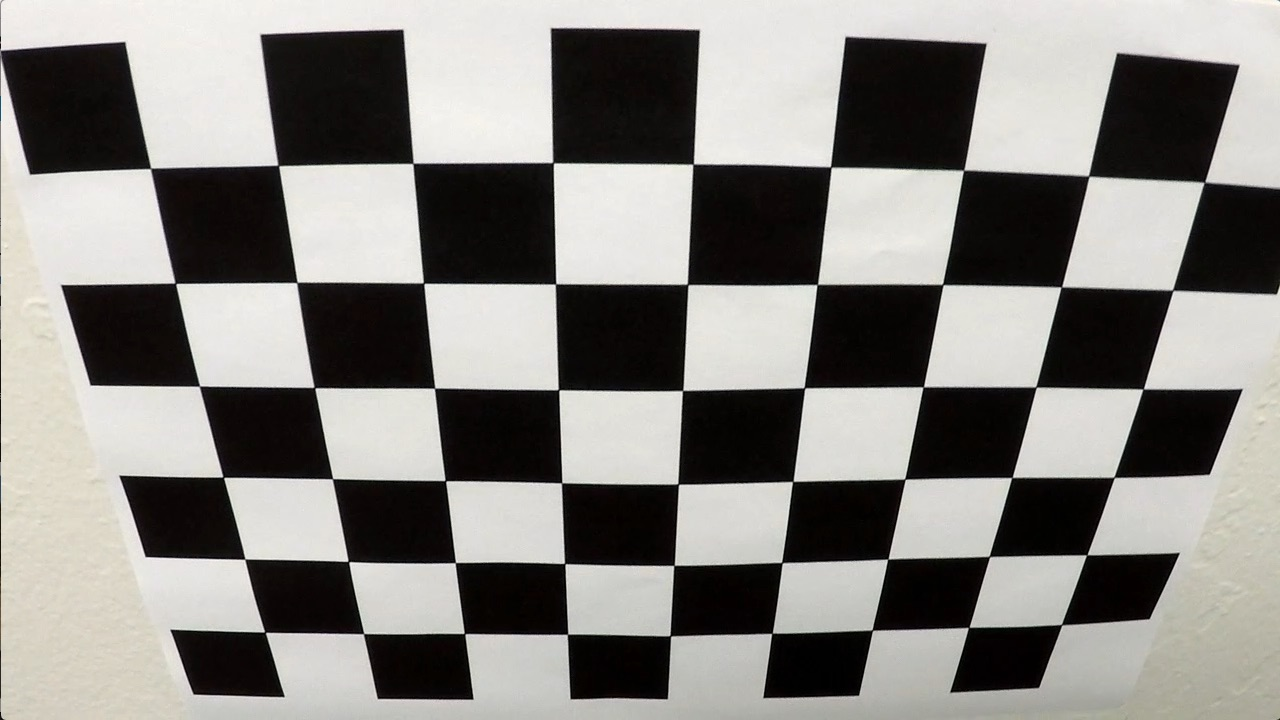
#> input picture Term-1_Projects/Project_4/camera_cal/calibration2.jpg, 1280 x 720 px
$ jupyter execute --allow-errors AdvLaneFinding_2.ipynb   (shell and % lines are left out)   (older library calls are emulated)
#> lines starting #> are read from the running program, lines starting #| are printed output that depends on the picture
### Project 4 - Advance Lane Finding

Objective: Create a software pipeline to identify the lane boundaries in a video

Steps:
1. Compute the camera calibration matrix and distortion coefficients given a set of chessboard images.
2. Apply a distortion correction to raw images.
3. Use color transforms, gradients, etc., to create a thresholded binary image.
4. Apply a perspective transform to rectify binary image ("birds-eye view").
5. Detect lane pixels and fit to find the lane boundary.
6. Determine the curvature of the lane and vehicle position with respect to center.
7. Warp the detected lane boundaries back onto the original image.
8. Output visual display of the lane boundaries and numerical estimation of lane curvature and vehicle position.

Images folder for camera calibration: camera_cal
<br> Images folder for testing pipeline on single frames: test_images
<br> Video for processing: project_video.mp4

Version 2: Single file - completed curve projection image and curvature text

[cell 1]
import numpy as np
import cv2
import matplotlib.pyplot as plt
import matplotlib.image as mpimg

# Display image for testing
img = mpimg.imread('./camera_cal/calibration2.jpg')
#> img is the input picture: shape (720, 1280, 3); mean R, G, B 134.4, 132.4, 128.5
plt.imshow(img)

[cell 2]
# Array to hold object points and image points from all the calibration images
objpoints = []                                              #3D points for real world space
imgpoints = []                                              #2D points for image plane

objp = np.zeros((6*9,3), np.float32)                        # Prepare object points - all zeros
objp[:,:2] = np.mgrid[0:9,0:6].T.reshape(-1,2)              # x,y coordinates

gray = cv2.cvtColor(img,cv2.COLOR_BGR2GRAY)                 # Convert image to gray scale

ret, corners = cv2.findChessboardCorners(gray,(9,6),None)   # Find the chessboard corners from image
#> ret = True; corners = 54 rows, first 8: [150.6, 168.4], [278.3, 165.4], [412.9, 163.4], [553, 162.6], [693.2, 164.2], [830.6, 166.9], [963.5, 170.4], [1088.6, 176.1]

#> (the rest of this cell did not finish here and is left out)

[cell 3]
import glob
#%matplotlib qt

calImages = glob.glob('./camera_cal/calibration*.jpg')          # Read in a bunch of sequential images

objpoints = []                                                  # 3D points for real world space
imgpoints = []                                                  # 2D points for image plane

objp = np.zeros((6*9,3), np.float32)                            # Prepare object points - all zeros
objp[:,:2] = np.mgrid[0:9,0:6].T.reshape(-1,2)                  # x,y coordinates

for fname in calImages:
    img = mpimg.imread(fname)
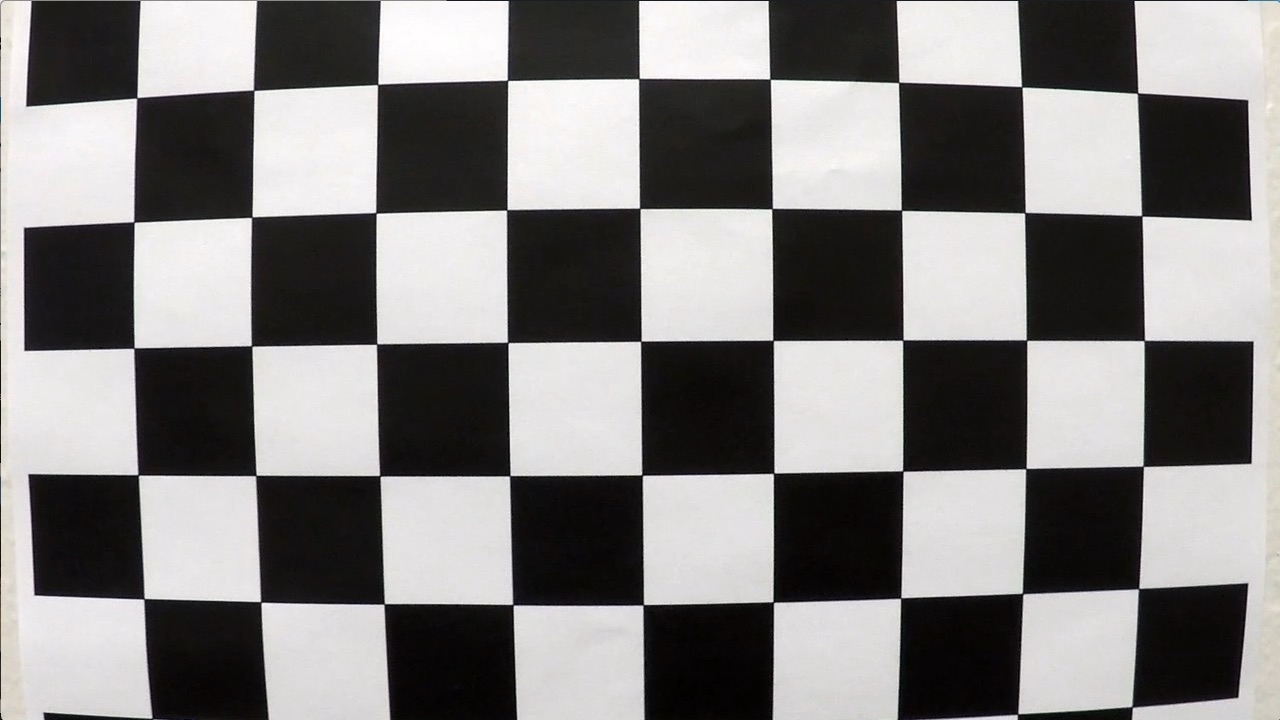
#> input picture Term-1_Projects/Project_4/camera_cal/calibration1.jpg, 1280 x 720 px
#> img is the input picture: shape (720, 1280, 3); mean R, G, B 130.1, 128.4, 127.8
    gray = cv2.cvtColor(img,cv2.COLOR_BGR2GRAY)                 # Convert image to gray scale
    ret, corners = cv2.findChessboardCorners(gray,(9,6),None)   # Find the chessboard corners from image
#> ret = False; corners = None
    if ret == True:                                             # If corners are found
        imgpoints.append(corners)
        objpoints.append(objp)
#        img = cv2.drawChessboardCorners(img, (9,6), corners, ret)
#        plt.imshow(img)

# Determine parameters for camera calibration
ret, mtx, dist, rvecs, tvecs = cv2.calibrateCamera(objpoints, imgpoints, gray.shape[::-1], None, None)

print("Camera Distortion Parameters Acquired")

[cell 4]
# Test camera parameters for distortion on an test image
imgdist = mpimg.imread('./test_images/straight_lines1.jpg')
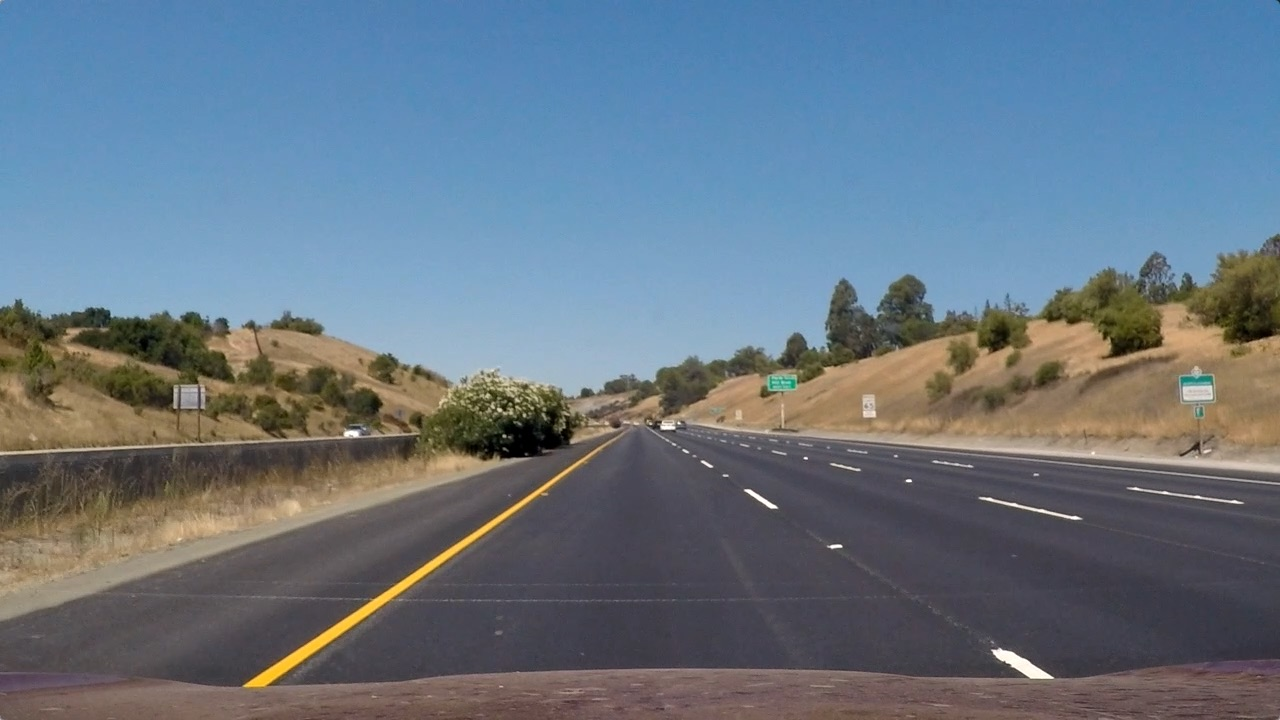
#> input picture Term-1_Projects/Project_4/test_images/straight_lines1.jpg, 1280 x 720 px
#> imgdist is the input picture: shape (720, 1280, 3); mean R, G, B 103.2, 117.7, 131.2

# Destination image - undistort input image
dst = cv2.undistort(imgdist, mtx, dist, None, mtx)
#cv2.imwrite('./test_images/straight_lines1_undist.jpg',dst)

f, (ax1, ax2) = plt.subplots(1, 2, figsize=(20,10))
ax1.imshow(imgdist)
ax1.set_title('Original Image', fontsize=20)
ax2.imshow(dst)
ax2.set_title('Undistorted Image', fontsize=20)

[cell 5]
thresh = (180, 255)
gray = cv2.cvtColor(dst, cv2.COLOR_RGB2GRAY)                  # Grayscale conversion of undistorted image
binary = np.zeros_like(gray)                                  # Binary of grayscale
binary[(gray > thresh[0]) & (gray <= thresh[1])] = 1

f, (ax1, ax2, ax3) = plt.subplots(1, 3, figsize=(20,10))
ax1.imshow(dst)
ax1.set_title('Undistorted Image', fontsize=15)

ax2.imshow(gray, cmap='gray')
ax2.set_title('Grayscale Image', fontsize=15)

ax3.imshow(binary, cmap='gray')
ax3.set_title('Binary Gray Image', fontsize=15)

[cell 6]
# Sobel x - grayscale

sobelx = cv2.Sobel(gray, cv2.CV_64F, 1, 0)                      # Take the derivative in x
abs_sobelx = np.absolute(sobelx)                                # Absolute x derivative
scaled_sobel = np.uint8(255*abs_sobelx/np.max(abs_sobelx))      # 8 bit conversion

# Threshold x gradient
thresh_min = 20
thresh_max = 100
sxbinary = np.zeros_like(scaled_sobel)
sxbinary[(scaled_sobel >= thresh_min) & (scaled_sobel <= thresh_max)] = 1

f, (ax1, ax2, ax3) = plt.subplots(1, 3, figsize=(20,10))
ax1.imshow(gray,cmap='gray')
ax1.set_title('Grayscale Image', fontsize=20)
ax2.imshow(scaled_sobel)
ax2.set_title('Sobel x Filtered Image', fontsize=20)
ax3.imshow(sxbinary,cmap='gray')
ax3.set_title('Threshold Sobel x Image', fontsize=20)

[cell 7]
# HLS Color Space
hls = cv2.cvtColor(dst, cv2.COLOR_RGB2HLS)                 # Convert to HLS color space
#> hls: shape (720, 1280, 3); mean of channels 0, 1, 2 87.9, 117.4, 66.5
H = hls[:,:,0]
L = hls[:,:,1]
S = hls[:,:,2]

f, (ax1, ax2, ax3) = plt.subplots(1, 3, figsize=(20,10))
ax1.imshow(H)
ax1.set_title('H Channel Image', fontsize=20)
ax2.imshow(L)
ax2.set_title('L Channel Image', fontsize=20)
ax3.imshow(S)
ax3.set_title('S Channel Image', fontsize=20)

[cell 8]
# HSV Color Space
hsv = cv2.cvtColor(dst, cv2.COLOR_RGB2HSV)                 # Convert to HSV color space
#> hsv: shape (720, 1280, 3); mean H, S, V 87.9, 83.5, 143.5
H1 = hsv[:,:,0]
S1 = hsv[:,:,1]
V1 = hsv[:,:,2]

f, (ax1, ax2, ax3) = plt.subplots(1, 3, figsize=(20,10))
ax1.imshow(H1)
ax1.set_title('H Channel Image', fontsize=20)
ax2.imshow(S1)
ax2.set_title('S Channel Image', fontsize=20)
ax3.imshow(V1)
ax3.set_title('V Channel Image', fontsize=20)

[cell 9]
# HLS Thresholding - Saturation
threshS = (100, 255)
binaryS = np.zeros_like(S)
binaryS[(S > threshS[0]) & (S <= threshS[1])] = 1

f, (ax1, ax2) = plt.subplots(1, 2, figsize=(20,10))
ax1.imshow(dst)
ax1.set_title('Undistorted Image', fontsize=20)
ax2.imshow(binaryS, cmap='gray')
ax2.set_title('Satuation Channel Threshold Image', fontsize=20)

[cell 10]
# HSV Thresholding - Value
threshV = (100, 255)
binaryV = np.zeros_like(S)
binaryV[(V1 > threshV[0]) & (V1 <= threshV[1])] = 1

f, (ax1, ax2) = plt.subplots(1, 2, figsize=(20,10))
ax1.imshow(dst)
ax1.set_title('Undistorted Image', fontsize=20)
ax2.imshow(binaryV, cmap='gray')
ax2.set_title('Value Channel Threshold Image', fontsize=20)

[cell 11]
# V Channel from HSV image identify the left lane well even at great distance but the bright area are too bright
# S Channel identify the lane well at close distance despite lighting condition

combine_binaryVS = np.zeros_like(binaryS)
combine_binaryVS[(binaryS == 1) & (binaryV == 1)] = 1

combine_binaryVSg = np.zeros_like(sxbinary)
combine_binaryVSg[(combine_binaryVS == 1) | (sxbinary == 1)] = 1

f, (ax1, ax2, ax3) = plt.subplots(1, 3, figsize=(20,10))
ax1.imshow(dst)
ax1.set_title('Undistorted Image', fontsize=15)
ax2.imshow(combine_binaryVS, cmap='gray')
ax2.set_title('Combined S and V Channel Binary Image', fontsize=15)
ax3.imshow(combine_binaryVSg, cmap='gray')
ax3.set_title('Combined S,V,Gray & Sobel Binary Image', fontsize=15)

[cell 12]
# Perspective Transform

plt.imshow(dst)
plt.plot(700,460,'*')        # Top-Right of Trapezoid
plt.plot(1061,695,'*')       # Bottom-Right of Trapezoid
plt.plot(241,695,'*')        # Bottom-Left of Trapezoid
plt.plot(580,460,'*')        # Top-Left of Trapezoid
plt.plot([1061,700], [695,460], color='red', linestyle='-', linewidth=2)
plt.plot([241,580], [695,460], color='red', linestyle='-', linewidth=2)
plt.plot([580,700], [460,460], color='red', linestyle='-', linewidth=2)

def warp(img):
    img_size = (img.shape[1], img.shape[0])
    src = np.float32(
        [[700,460],
         [1061,695],
         [241,695],
         [580,460]])
    dstW = np.float32(
        [[1050,0],
         [1050,695],
         [225,695],
         [225,0]])

    M = cv2.getPerspectiveTransform(src, dstW)                           # Get transform matrix
    Minv = cv2.getPerspectiveTransform(dstW,src)                         # Get the inverse transform matrix

    warped = cv2.warpPerspective(img, M, img_size, flags=cv2.INTER_LINEAR)

    return [warped, Minv]

warped_image, Minv = warp(dst)

f, (ax1, ax2) = plt.subplots(1, 2, figsize=(20,10))
ax1.imshow(dst)
ax1.set_title('Undistorted Image', fontsize=15)
ax2.imshow(warped_image)
ax2.set_title('Top-down Perspective', fontsize=15)
plt.plot([1060,1060], [0,710], color='red', linestyle='-', linewidth=4)
plt.plot([225,225], [0,710], color='red', linestyle='-', linewidth=4)

[cell 13]
# Curve Line
threshG = (180, 255)
threshSolX = (20, 100)
threshS = (100, 255)
threshV = (100, 255)


imgcuv = mpimg.imread('./test_images/test2.jpg')
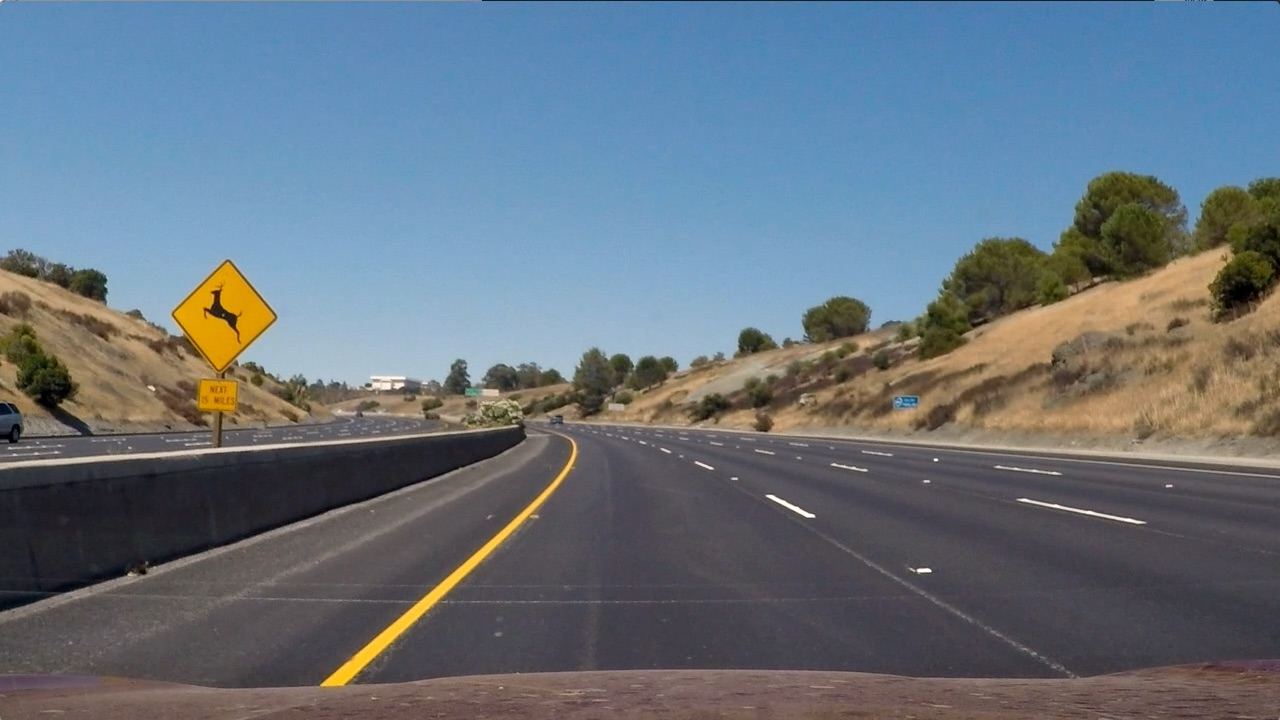
#> input picture Term-1_Projects/Project_4/test_images/test2.jpg, 1280 x 720 px
#> imgcuv is the input picture: shape (720, 1280, 3); mean R, G, B 102.8, 114.6, 125.5

def ProcessImg(img):
    dst = cv2.undistort(img, mtx, dist, None, mtx)
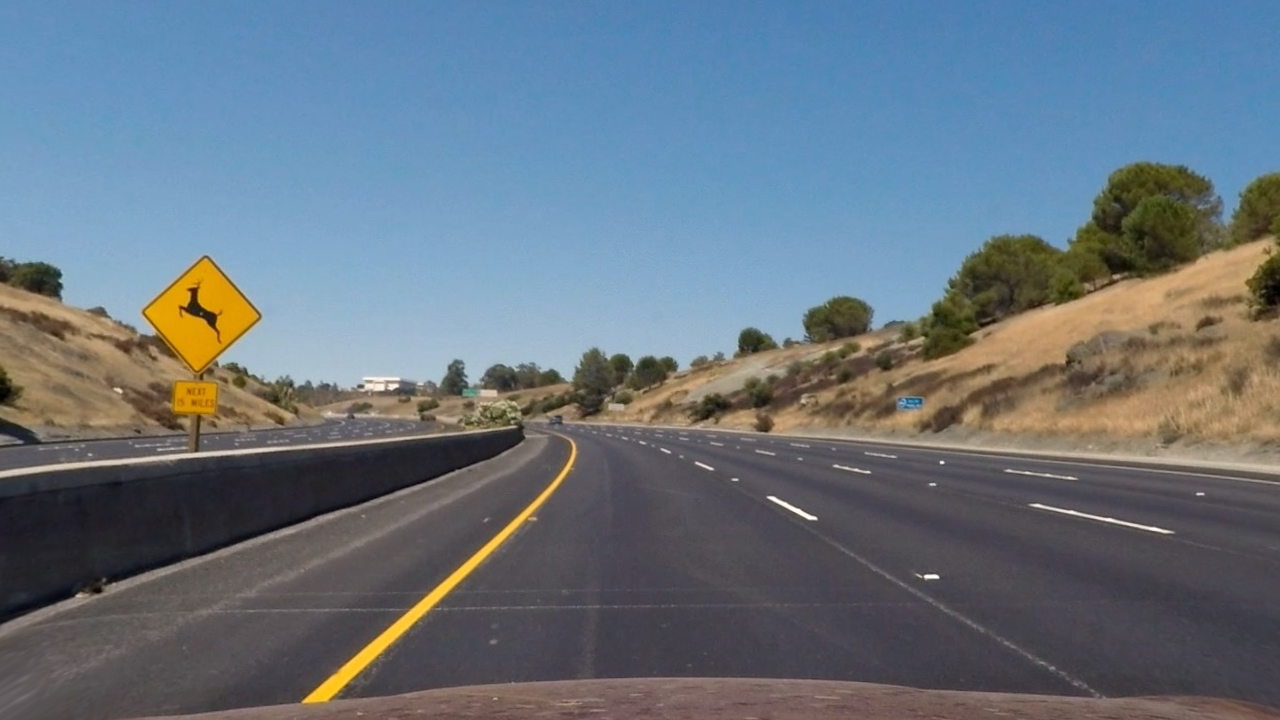
#> dst: shape (720, 1280, 3); mean R, G, B 103.7, 115.8, 126.6
    gray = cv2.cvtColor(dst, cv2.COLOR_RGB2GRAY)                  # Grayscale conversion of undistorted image
    binary = np.zeros_like(gray)                                  # Binary of grayscale
    binary[(gray > threshG[0]) & (gray <= threshG[1])] = 1

    # Sobel X and Thresholding
    sobelx = cv2.Sobel(gray, cv2.CV_64F, 1, 0)                      # Take the derivative in x
#> (the rest of the program and of its run is left out)
